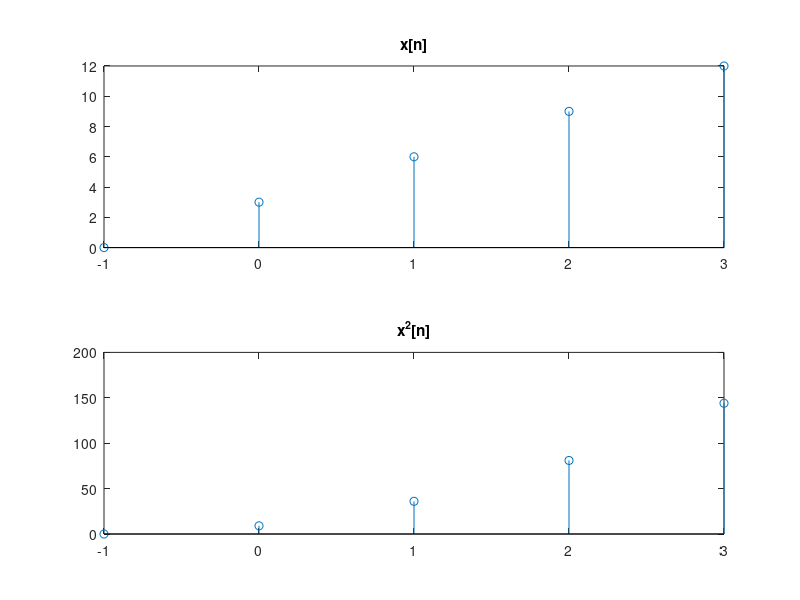

The MATLAB source for this figure:
clc
clear
close all

R=3

n =-1:3       % interval
x=[0 , R , 2*R , 3*R , 4*R]    %x[n]

y_n = x.^2   %x^2[n]

% static system because define on its orignal interval after appling
% operation

subplot(211)
stem(n,x); % actual 
title('x[n]')
subplot(212)
stem(n,y_n) % shifted
title('x^2[n]')
